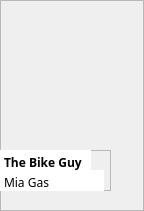
            <widget class="QFrame" name="frame_63">
             <property name="geometry">
              <rect>
               <x>9</x>
               <y>225</y>
               <width>144</width>
               <height>211</height>
              </rect>
             </property>
             <property name="frameShape">
              <enum>QFrame::StyledPanel</enum>
             </property>
             <property name="frameShadow">
              <enum>QFrame::Raised</enum>
             </property>
             <widget class="QLabel" name="label_24">
              <property name="geometry">
               <rect>
                <x>0</x>
                <y>0</y>
                <width>111</width>
                <height>141</height>
               </rect>
              </property>
              <property name="text">
               <string/>
              </property>
              <property name="pixmap">
               <pixmap resource="Resources.qrc">:/images/book-covers/book2.png</pixmap>
              </property>
              <property name="scaledContents">
               <bool>true</bool>
              </property>
             </widget>
             <widget class="QFrame" name="frame_64">
              <property name="geometry">
               <rect>
                <x>0</x>
                <y>150</y>
                <width>111</width>
                <height>41</height>
               </rect>
              </property>
              <property name="frameShape">
               <enum>QFrame::StyledPanel</enum>
              </property>
              <property name="frameShadow">
               <enum>QFrame::Raised</enum>
              </property>
              <widget class="QPlainTextEdit" name="plainTextEdit_43">
               <property name="geometry">
                <rect>
                 <x>0</x>
                 <y>0</y>
                 <width>91</width>
                 <height>21</height>
                </rect>
               </property>
               <property name="styleSheet">
                <string notr="true">font-weight: bold;
font-family: Baloo 2;
background: white;</string>
               </property>
               <property name="frameShape">
                <enum>QFrame::NoFrame</enum>
               </property>
               <property name="verticalScrollBarPolicy">
                <enum>Qt::ScrollBarAlwaysOff</enum>
               </property>
               <property name="tabChangesFocus">
                <bool>false</bool>
               </property>
               <property name="lineWrapMode">
                <enum>QPlainTextEdit::WidgetWidth</enum>
               </property>
               <property name="plainText">
                <string>The Bike Guy</string>
               </property>
               <property name="textInteractionFlags">
                <set>Qt::TextSelectableByKeyboard|Qt::TextSelectableByMouse</set>
               </property>
              </widget>
              <widget class="QPlainTextEdit" name="plainTextEdit_44">
               <property name="geometry">
                <rect>
                 <x>0</x>
                 <y>20</y>
                 <width>104</width>
                 <height>21</height>
                </rect>
               </property>
               <property name="styleSheet">
                <string notr="true">font-family: Baloo 2;
background: white;</string>
               </property>
               <property name="frameShape">
                <enum>QFrame::NoFrame</enum>
               </property>
               <property name="verticalScrollBarPolicy">
                <enum>Qt::ScrollBarAlwaysOff</enum>
               </property>
               <property name="plainText">
                <string>Mia Gas</string>
               </property>
              </widget>
             </widget>
            </widget>
